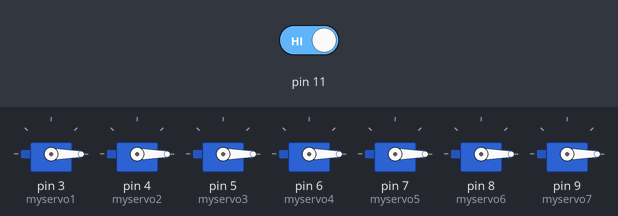
Bench run of a sketch on a simulated Arduino Uno, built with avr-gcc and run on an emulated ATmega328P. Shown: 7 × servo. The inputs (shaded band) are chosen by the test bench; at power-on: pin 11 HIGH. What the sketch prints to the serial monitor is not drawn.

Above: at 2.8 s.
2.9 s: pin 11 driven LOW
At 6.6 s:
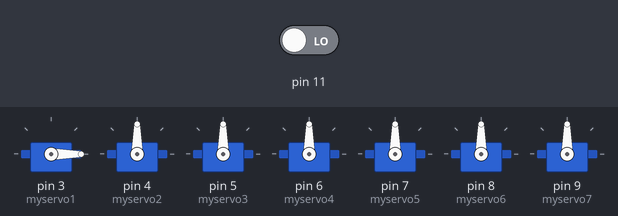
7.0 s: pin 11 driven HIGH
At 8.0 s:
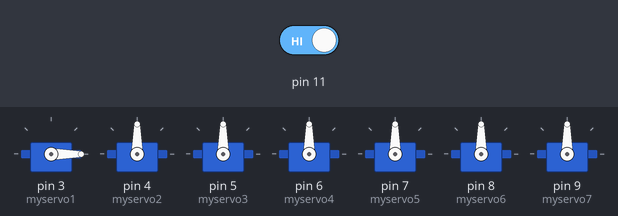
8.5 s: pin 11 driven LOW
At 9.8 s:
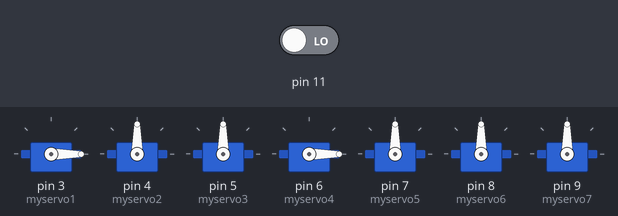
Timing chart, 0 to 22.5 s (numbered marks = the images above; inputs shaded):
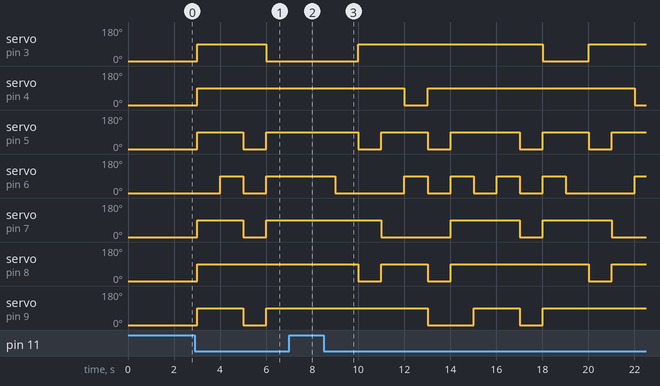

Measured:
- after the input at 2.9 s, servo on pin 3 (myservo1): 0° → 90° after 0.10 s, → 0° 3.0 s later; servo on pin 4 (myservo2): 0° → 90° after 0.10 s
- after the input at 7.0 s, servo on pin 3 (myservo1): stays 0° (without the input it goes to 90° after 1.0 s); servo on pin 5 (myservo3), servo on pin 8 (myservo6): stays 90° (without the input it goes to 0° after 1.0 s); servo on pin 6 (myservo4): stays 90° (without the input it goes to 0° after 0.01 s)
- after the input at 8.5 s, servo on pin 3 (myservo1): 0° → 90° after 1.5 s, → 0° 8.0 s later, → 90° 2.0 s later; servo on pin 4 (myservo2): 90° → 0° after 3.5 s, → 90° 1.0 s later, → 0° 9.0 s later

The sketch:

display_final.ino
```cpp
#include <Servo.h>

Servo myservo1;
Servo myservo2;
Servo myservo3;
Servo myservo4;
Servo myservo5;
Servo myservo6;
Servo myservo7;


int pos1 = 0;
int pos2 = 90;
int x=9;
int stat=1;
int irsensor =0;

void setup() {pinMode(11,INPUT);
  myservo1.attach(3);
  myservo2.attach(4);
  myservo3.attach(5);
  myservo4.attach(6);
  myservo5.attach(7);
  myservo6.attach(8);
  myservo7.attach(9);
  Serial.begin(9600);

  no();
}


void loop() {

stat=digitalRead(11);
Serial.print(stat);
if(stat== 0)
{no();
if(x==0)
{zero();}
else if(x==1)
{one();}
else if(x==2)
{two();}
else if(x==3)
{three();}
else if(x==4)
{four();}
else if(x==5)
{five();}
else if(x==6)
{six();}
else if(x==7)
{seven();}
else if(x==8)
{eight();}
else if(x==9)
{nine();}
Serial.println(x);
x=x-1;
if(x==-1)
{x=9;}
}

delay(1000);


}

void one()
{myservo1.write(pos2);
myservo2.write(pos2);}
void two()
{myservo6.write(pos2);
myservo1.write(pos2);
  myservo7.write(pos2);
  myservo4.write(pos2);
myservo3.write(pos2);}
void three()
{myservo6.write(pos2);
myservo1.write(pos2);
  myservo7.write(pos2);
  myservo2.write(pos2);
myservo3.write(pos2);}
void four()
{myservo5.write(pos2);
myservo1.write(pos2);
  myservo7.write(pos2);
  myservo2.write(pos2);
}
void five()
{myservo6.write(pos2);
myservo5.write(pos2);
  myservo7.write(pos2);
  myservo2.write(pos2);
myservo3.write(pos2);}
void six()
{myservo6.write(pos2);
myservo5.write(pos2);
  myservo2.write(pos2);
  myservo4.write(pos2);
myservo3.write(pos2);
myservo7.write(pos2);}
void seven()
{myservo6.write(pos2);
myservo1.write(pos2);
  myservo2.write(pos2);
}
void eight()
{myservo5.write(pos2);
myservo1.write(pos2);
  myservo7.write(pos2);
  myservo2.write(pos2);
  myservo3.write(pos2);
  myservo4.write(pos2);
  myservo6.write(pos2);
}
void nine()
{myservo5.write(pos2);
myservo1.write(pos2);
  myservo7.write(pos2);
  myservo2.write(pos2);
  myservo6.write(pos2);
  myservo3.write(pos2);
}
void zero()
{myservo5.write(pos2);
myservo1.write(pos2);
  myservo2.write(pos2);
  myservo3.write(pos2);
  myservo4.write(pos2);
  myservo6.write(pos2);
}
void no()
{myservo5.write(pos1);
myservo1.write(pos1);
  myservo7.write(pos1);
  myservo2.write(pos1);
  myservo3.write(pos1);
  myservo4.write(pos1);
  myservo6.write(pos1);}
```
